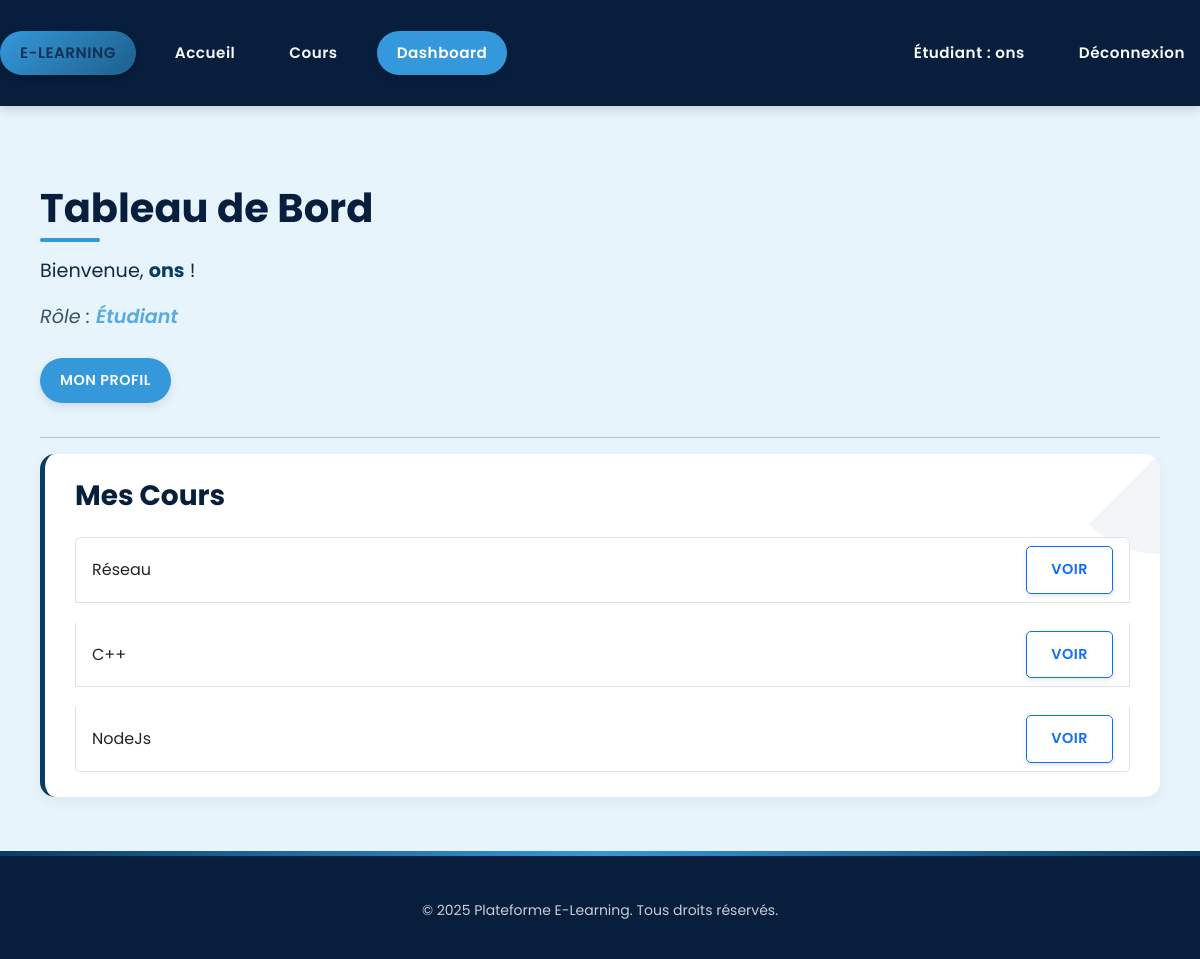
Page /courses/dashboard/ (signed in) on the committed database.
### users/models.py (models this page shows)
class User(AbstractUser):
    ROLE_CHOICES = (
        ('student', 'Étudiant'),
        ('teacher', 'Enseignant'),
        ('admin', 'admin'),
    )
    role = models.CharField(max_length=10, choices=ROLE_CHOICES)
    cv = models.FileField(upload_to='cvs/', null=True, blank=True)  # Pour les enseignants
    publications = models.TextField(blank=True, null=True)  # Pour les enseignants
    profile_picture = models.ImageField(upload_to='profile/', null=True, blank=True)  # Nouveau champ photo profil
    def is_student(self):
        return self.role == 'student'
    def is_teacher(self):
        return self.role == 'teacher'
    def is_admin(self):
        return self.role == 'admin'

### courses/models.py (models this page shows, shortened)
class Course(models.Model):
    title = models.CharField(max_length=200)
    description = models.TextField()
    teacher = models.ForeignKey(
        settings.AUTH_USER_MODEL,
        on_delete=models.CASCADE,
        related_name='courses_taught'
    )
    price = models.DecimalField(max_digits=6, decimal_places=2, default=0.00)
    students = models.ManyToManyField(
        settings.AUTH_USER_MODEL,
        related_name='courses_enrolled',
        blank=True
    )

### courses/views.py (the view)
# urls.py: path('dashboard/', views.dashboard, name='dashboardCourses'),
@login_required
def dashboard(request):
        user = request.user
        enrolled_courses = Course.objects.filter(students=user)
        published_courses = None
        if hasattr(user, 'is_teacher') and user.is_teacher:
            published_courses = Course.objects.filter(teacher=user)
        return render(request, 'users/dashboard.html', {
            'enrolled_courses': enrolled_courses,
            'published_courses': published_courses,
            'user': user,
        })

### templates/users/dashboard.html (shortened to what this page needs)
{% extends "base.html" %}
{% load static %}
{% block content %}
<main class="container mt-5">
    <section class="dashboard">
        <h1 class="mb-4">Tableau de Bord</h1>
        <p class="welcome-message">Bienvenue, <strong>{{ user.get_full_name|default:user.username }}</strong> !</p>
        <p class="role">Rôle : <em>{{ user.get_role_display }}</em></p>
        <div class="dashboard-actions mb-4">
            <a href="{% url 'profile' %}" class="btn btn-info">Mon profil</a>
        </div>
        <hr>
        {% if user.is_student %}
            <section class="card">
                <h3>Mes Cours</h3>
                {% if enrolled_courses %}
                    <ul class="list-group">
                        {% for course in enrolled_courses %}
                            <li class="list-group-item d-flex justify-content-between align-items-center">
                                {{ course.title }}
                                <a href="{% url 'course_detail' course.id %}" class="btn btn-sm btn-outline-primary">Voir</a>
                            </li>
                        {% endfor %}
                    </ul>
                {% else %}
                    <p>Vous n'êtes inscrit à aucun cours pour le moment.</p>
                {% endif %}
            </section>
        {% endif %}
    </section>
</main>
{% endblock %}

### templates/includes/header.html (shortened to what this page needs)
  <header class="main-header">
    <div class="container header-container">
      <nav class="nav-left">
        <ul>
          <li>
            <a href="{% url 'index' %}" class="site-title">E-learning</a>
          </li>
          <li><a href="{% url 'index' %}">Accueil</a></li>
          {% if user.is_authenticated %}
            {% if user.is_student %}
              <li><a href="{% url 'course_list' %}">Cours</a></li>
                          <li><a href="{% url 'dashboardCourses' %}" class="nav-dashboard">Dashboard</a></li>
            {% endif %}
          {% endif %}
        </ul>
      </nav>
      <nav class="nav-main">
        <ul>
          {% if user.is_authenticated %}
            <li>
              <a href="{% url 'profile' %}">
                {% if user.is_teacher %}
                  Enseignant
                {% elif user.is_student %}
                  Étudiant
                {% elif user.is_admin %}
                  Administrateur
                {% endif %}
                : {{ user.username }}
              </a>
            </li>
            <li><a href="{% url 'logout' %}">Déconnexion</a></li>
          {% else %}
            <li><a href="{% url 'login' %}">Connexion</a></li>
            <li><a href="{% url 'register' %}">Inscription</a></li>
          {% endif %}
        </ul>
      </nav>
    </div>
  </header>

### static/css/style.css (style rules this page uses)
* { margin: 0; padding: 0; box-sizing: border-box; }
:root { --primary-color: #0a3d62; --primary-dark: #071e3d; --primary-light: #1e5f8c; --accent-color: #3498db; --light-bg: #e8f4fc; --text-color: #102a43; --text-light: #f8f9fa; --border-color: #c5d9e8; --success-color: #1e5f8c; --warning-color: #3498db; --danger-color: #071e3d; }
body { font-family: 'Poppins', 'Segoe UI', sans-serif; line-height: 1.6; background-color: var(--light-bg); color: var(--text-color); position: relative; min-height: 100vh; }
.animate-in { animation: fadeIn 0.6s ease-out forwards; opacity: 0; }
a { text-decoration: none; color: var(--accent-color); transition: color 0.3s ease; }
.btn { display: inline-block; padding: 0.75rem 1.5rem; border-radius: 5px; font-weight: 600; transition: all 0.3s ease; cursor: pointer; box-shadow: 0 2px 5px rgba(0, 0, 0, 0.1); text-transform: uppercase; letter-spacing: 0.5px; font-size: 0.9rem; }
.btn-info { background-color: var(--accent-color); color: var(--text-light); border: none; }
ul { list-style: none; padding: 0; margin: 0; display: flex; gap: 20px; }
ul li { display: inline; }
ul li a { text-decoration: none; color: #004aad; font-weight: 600; transition: color 0.3s; }
.container { max-width: 1200px; margin: 0 auto; padding: 0 20px; }
.dashboard { padding: 30px 0; }
.dashboard h1, .dashboard h3, .dashboard h4 { font-family: 'Poppins', 'Segoe UI', sans-serif; color: var(--primary-dark); font-weight: 700; margin-bottom: 1.5rem; position: relative; }
.dashboard h1::after { content: ''; position: absolute; bottom: -10px; left: 0; width: 60px; height: 4px; background: var(--accent-color); border-radius: 2px; }
.welcome-message, .role { font-size: 1.2rem; color: var(--text-color); margin-bottom: 15px; line-height: 1.6; }
.welcome-message strong { color: var(--primary-color); font-weight: 700; }
.role { font-style: italic; opacity: 0.8; }
.role em { color: var(--accent-color); font-weight: 600; }
.dashboard-actions { margin: 25px 0; }
.dashboard-actions a.btn { margin-right: 15px; margin-bottom: 10px; padding: 12px 20px; border-radius: 30px; font-weight: 600; text-decoration: none; transition: all 0.3s ease; display: inline-block; box-shadow: 0 4px 10px rgba(0, 0, 0, 0.1); }
.card { border: none; border-radius: 15px; padding: 25px 30px; background-color: white; box-shadow: 0 5px 15px rgba(0, 0, 0, 0.05); margin-bottom: 30px; transition: all 0.3s ease; border-left: 5px solid var(--primary-color); position: relative; overflow: hidden; }
.card::before { content: ''; position: absolute; top: 0; right: 0; width: 100px; height: 100px; background: linear-gradient(135deg, transparent 50%, rgba(10, 61, 98, 0.05) 50%); border-radius: 0 0 0 100px; z-index: 0; }
.main-header { background-color: var(--primary-dark); padding: 15px 0; box-shadow: 0 4px 10px rgba(0,0,0,0.15); font-family: 'Poppins', 'Segoe UI', sans-serif; position: sticky; top: 0; z-index: 1000; transition: all 0.3s ease; }
.header-container { max-width: 1200px; margin: 0 auto; padding: 0 20px; display: flex; justify-content: space-between; align-items: center; }
.nav-left ul, .nav-main ul { list-style: none; display: flex; gap: 25px; align-items: center; margin: 0; padding: 0; }
.nav-left ul li a, .nav-main ul li a { color: var(--text-light); font-weight: 600; text-decoration: none; padding: 10px 15px; border-radius: 30px; transition: all 0.3s ease; font-size: 0.95rem; letter-spacing: 0.5px; position: relative; display: inline-block; }
.nav-left ul li a::after, .nav-main ul li a::after { content: ''; position: absolute; bottom: 0; left: 50%; width: 0; height: 2px; background: var(--accent-color); transition: all 0.3s ease; transform: translateX(-50%); opacity: 0; }
.site-title { font-size: 1.5rem; font-weight: 800; color: var(--text-light) !important; text-transform: uppercase; letter-spacing: 1px; background: linear-gradient(135deg, var(--accent-color), var(--primary-light)); padding: 10px 20px !important; border-radius: 30px !important; box-shadow: 0 4px 10px rgba(0,0,0,0.2); }
.nav-dashboard { background-color: var(--accent-color); color: white !important; padding: 10px 20px !important; border-radius: 30px !important; box-shadow: 0 4px 10px rgba(0,0,0,0.1); }

### templates/users/dashboard.html (style rules this page uses)
.dashboard .card { margin-bottom: 1.5rem; }

### rows in the picture
User: username "ons", get_full_name "ons", role "Étudiant"
Course: title "Réseau"
Course: title "C++"
Course: title "NodeJs"

### other values in the picture
{{ year|default:2025 }} "2025"
